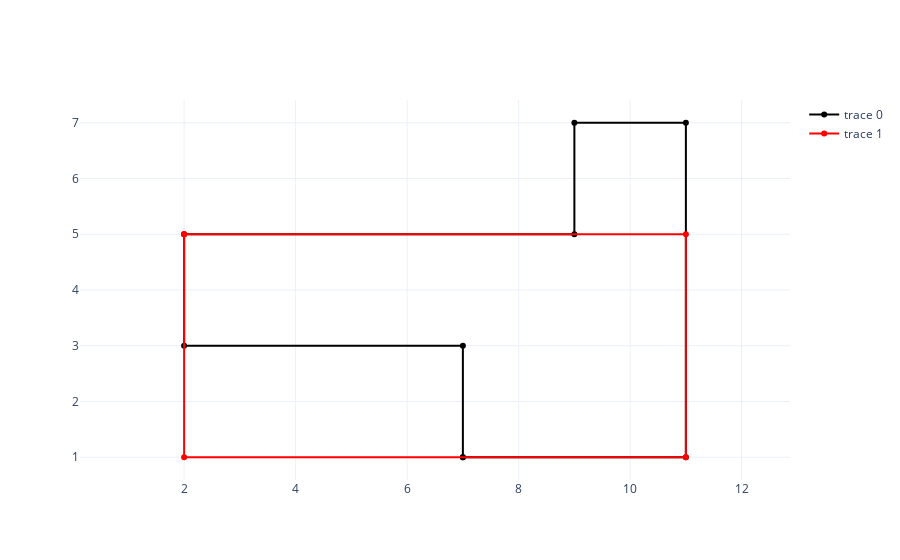

The notebook cell saved with this chart:
### Code cell
example_red_tile_coordinates = [
    "7,1",
    "11,1",
    "11,7",
    "9,7",
    "9,5",
    "2,5",
    "2,3",
    "7,3",
]

solution_example_9_1 = exercise_9_1_find_largest_rectangle(red_tile_coordinates=example_red_tile_coordinates)

assert solution_example_9_1 == 50

### Figure 1 — Plotly figure (JSON) as saved in the notebook; plotly's stock layout.template omitted (floating-point values rounded to 4 significant figures)
{"data": [{"line": {"color": "black"}, "marker": {"color": "black"}, "mode": "markers+lines", "type": "scatter", "x": [7, 11, 11, 9, 9, 2, 2, 7, 7], "y": [1, 1, 7, 7, 5, 5, 3, 3, 1]}, {"line": {"color": "red"}, "marker": {"color": "red"}, "mode": "markers+lines", "type": "scatter", "x": [2, 11, 11, 2, 2], "y": [5, 5, 1, 1, 5]}], "layout": {"yaxis": {"scaleanchor": "x"}}}
